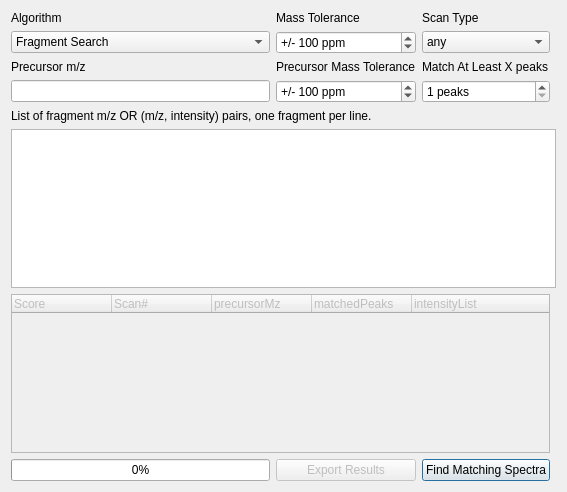
<?xml version="1.0" encoding="UTF-8"?>
<ui version="4.0">
 <class>SpectraMatchingForm</class>
 <widget class="QDialog" name="SpectraMatchingForm">
  <property name="geometry">
   <rect>
    <x>0</x>
    <y>0</y>
    <width>567</width>
    <height>492</height>
   </rect>
  </property>
  <property name="windowTitle">
   <string>Spectra Matching</string>
  </property>
  <layout class="QGridLayout" name="gridLayout">
   <item row="0" column="2">
    <widget class="QLabel" name="label_3">
     <property name="text">
      <string>Scan Type</string>
     </property>
    </widget>
   </item>
   <item row="1" column="2">
    <widget class="QComboBox" name="scanTypeComboBox">
     <item>
      <property name="text">
       <string>any</string>
      </property>
     </item>
     <item>
      <property name="text">
       <string>ms1</string>
      </property>
     </item>
     <item>
      <property name="text">
       <string>ms2</string>
      </property>
     </item>
     <item>
      <property name="text">
       <string>ms3</string>
      </property>
     </item>
     <item>
      <property name="text">
       <string>ms4</string>
      </property>
     </item>
     <item>
      <property name="text">
       <string>ms5</string>
      </property>
     </item>
     <item>
      <property name="text">
       <string>ms6</string>
      </property>
     </item>
     <item>
      <property name="text">
       <string>ms7</string>
      </property>
     </item>
     <item>
      <property name="text">
       <string>ms8</string>
      </property>
     </item>
    </widget>
   </item>
   <item row="20" column="0" colspan="3">
    <widget class="QTreeWidget" name="resultTable">
     <property name="enabled">
      <bool>false</bool>
     </property>
     <property name="editTriggers">
      <set>QAbstractItemView::NoEditTriggers</set>
     </property>
     <property name="alternatingRowColors">
      <bool>false</bool>
     </property>
     <column>
      <property name="text">
       <string>Score</string>
      </property>
     </column>
     <column>
      <property name="text">
       <string>Scan#</string>
      </property>
     </column>
     <column>
      <property name="text">
       <string>precursorMz</string>
      </property>
     </column>
     <column>
      <property name="text">
       <string>matchedPeaks</string>
      </property>
     </column>
     <column>
      <property name="text">
       <string>intensityList</string>
      </property>
     </column>
    </widget>
   </item>
   <item row="11" column="0" colspan="4">
    <widget class="QPlainTextEdit" name="fragmentsText">
     <property name="backgroundVisible">
      <bool>false</bool>
     </property>
    </widget>
   </item>
   <item row="0" column="0">
    <widget class="QLabel" name="label_4">
     <property name="text">
      <string>Algorithm</string>
     </property>
    </widget>
   </item>
   <item row="10" column="0" colspan="3">
    <widget class="QLabel" name="label_2">
     <property name="text">
      <string>List of fragment m/z OR (m/z, intensity) pairs, one fragment per line.</string>
     </property>
    </widget>
   </item>
   <item row="1" column="1">
    <widget class="QSpinBox" name="productPPM">
     <property name="suffix">
      <string> ppm</string>
     </property>
     <property name="prefix">
      <string>+/- </string>
     </property>
     <property name="maximum">
      <number>100000</number>
     </property>
     <property name="value">
      <number>100</number>
     </property>
    </widget>
   </item>
   <item row="7" column="0">
    <widget class="QLabel" name="label">
     <property name="text">
      <string>Precursor m/z</string>
     </property>
    </widget>
   </item>
   <item row="0" column="1">
    <widget class="QLabel" name="label_5">
     <property name="text">
      <string>Mass Tolerance</string>
     </property>
    </widget>
   </item>
   <item row="8" column="1">
    <widget class="QSpinBox" name="precursorPPM">
     <property name="suffix">
      <string> ppm</string>
     </property>
     <property name="prefix">
      <string>+/- </string>
     </property>
     <property name="maximum">
      <number>100000</number>
     </property>
     <property name="value">
      <number>100</number>
     </property>
    </widget>
   </item>
   <item row="7" column="1">
    <widget class="QLabel" name="label_6">
     <property name="text">
      <string>Precursor Mass Tolerance</string>
     </property>
    </widget>
   </item>
   <item row="1" column="0">
    <widget class="QComboBox" name="algorithm">
     <item>
      <property name="text">
       <string>Fragment Search</string>
      </property>
     </item>
     <item>
      <property name="text">
       <string>Isotopic Pattern Search</string>
      </property>
     </item>
    </widget>
   </item>
   <item row="21" column="2">
    <widget class="QPushButton" name="findButton">
     <property name="text">
      <string>Find Matching Spectra</string>
     </property>
    </widget>
   </item>
   <item row="21" column="0">
    <widget class="QProgressBar" name="progressBar">
     <property name="value">
      <number>0</number>
     </property>
    </widget>
   </item>
   <item row="8" column="0">
    <widget class="QLineEdit" name="precursorMz"/>
   </item>
   <item row="7" column="2">
    <widget class="QLabel" name="label_7">
     <property name="text">
      <string>Match At Least X peaks</string>
     </property>
    </widget>
   </item>
   <item row="8" column="2">
    <widget class="QSpinBox" name="minPeakMatches">
     <property name="suffix">
      <string> peaks</string>
     </property>
     <property name="minimum">
      <number>1</number>
     </property>
     <property name="maximum">
      <number>1000000000</number>
     </property>
    </widget>
   </item>
   <item row="21" column="1">
    <widget class="QPushButton" name="exportButton">
     <property name="enabled">
      <bool>false</bool>
     </property>
     <property name="text">
      <string>Export Results</string>
     </property>
    </widget>
   </item>
  </layout>
 </widget>
 <resources/>
 <connections/>
</ui>
